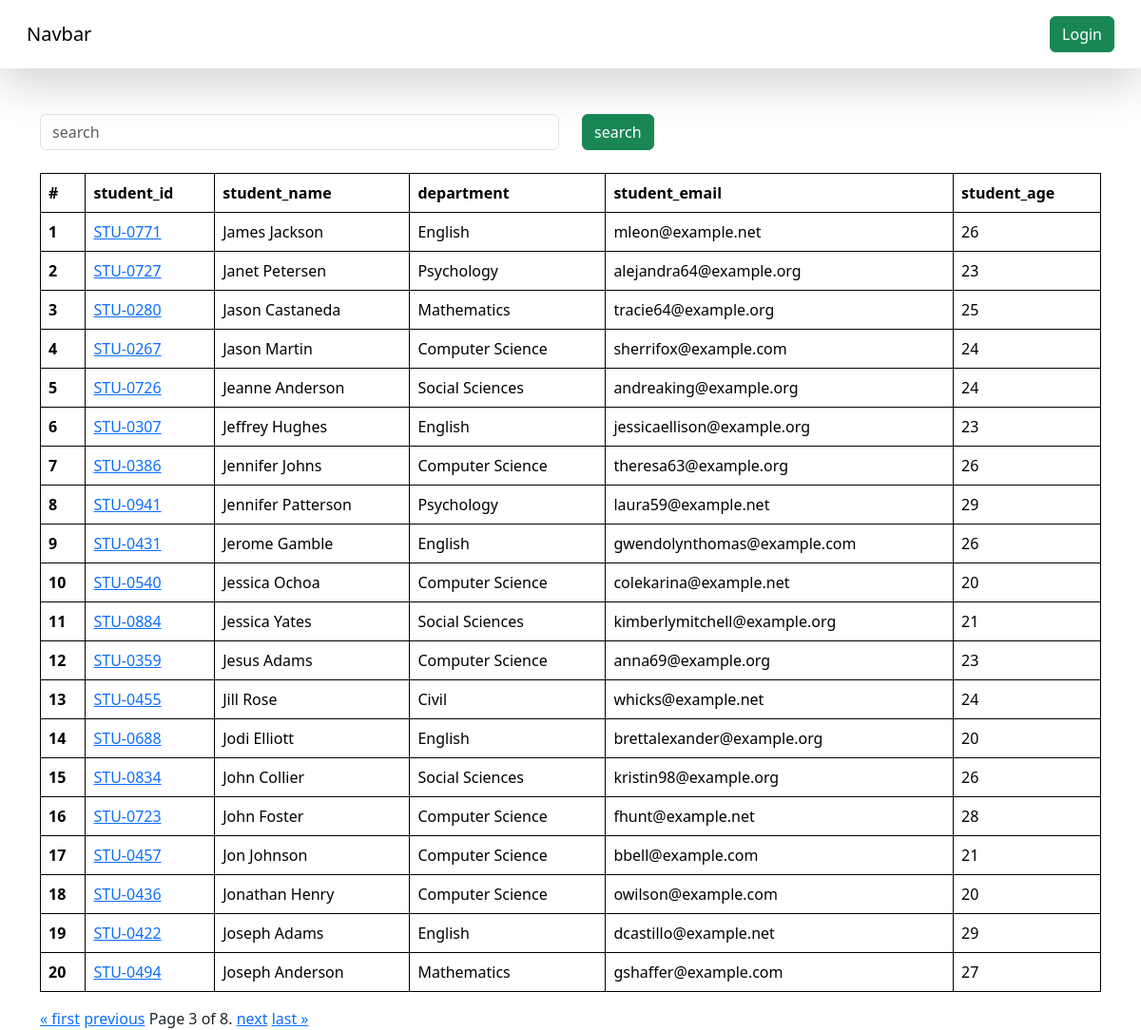
Screenshot of /students/?page=3 with the database file from the repository.
### vege/models.py (models this page shows, shortened)
class Student(models.Model):
    department = models.ForeignKey(Department, related_name='depart', on_delete=models.CASCADE)
    student_id = models.OneToOneField(StudentID, related_name='studentid', on_delete=models.CASCADE)
    student_name = models.CharField(max_length=100)
    student_email = models.EmailField(unique=True)
    student_age = models.IntegerField(default=18)
    student_address = models.TextField()
    is_deleted = models.BooleanField(default=False)
    objects = StudentManager()
    admin_objects = models.Manager()
    def __str__(self) -> str:
        return self.student_name
    class Meta:
        ordering = ['student_name']
        verbose_name = 'student'

class StudentID(models.Model):
    student_id = models.CharField(max_length=100)
    def __str__(self) -> str:
        return self.student_id

class Department(models.Model):
    department = models.CharField(max_length=100)
    class Meta:
        ordering = ['department']

### vege/views.py (the view, shortened to what this page needs)
# urls.py: path('students/', get_students , name="get_students"),
def get_students(request):
    queryset = Student.objects.all()
    paginator = Paginator(queryset, 20)
    page_number = request.GET.get("page", 1)
    page_obj = paginator.get_page(page_number)
    print(page_obj.object_list)
    return render(request, 'report/students.html', {'queryset':page_obj})

### vege/models.py (called while the page is built)
    def get_queryset(self):
        return super().get_queryset().filter(is_deleted = False)

### vege/templates/report/students.html
{% extends "base.html" %}
{% block start %}
<div class="container mt-5">
  <form class="mb-4">
  <div class="row">
    <div class="col-md-6">
      <input class="form-control" name="search" placeholder="search">
    </div>
    <div class="col-md-6">
      <button class="btn btn-success">search</button>
    </div>
  </div>
</form>
    <table class="table striped">
        <thead>
          <tr>
            <th scope="col">#</th>
            <th scope="col">student_id</th>
            <th scope="col">student_name</th>
            <th scope="col">department</th>
            <th scope="col">student_email</th>
            <th scope="col">student_age</th>
          </tr>
        </thead>
        <tbody>
          {% for student in queryset %}
          <tr>
            <th scope="row">{{forloop.counter}}</th>
            <td>
              <a href="{% url 'see_marks' student.student_id %}">
              {{student.student_id}}
            </a>
            </td>
            <td>{{student.student_name}}</td>
            <td>{{student.department.department}}</td>
            <td>{{student.student_email}}</td>
            <td>{{student.student_age}}</td>
          </tr>
          {% endfor %}
        </tbody>
    </table>
    <div class="pagination">
      <span class="step-links">
          {% if queryset.has_previous %}
              <a href="?page=1">&laquo; first</a>
              <a href="?page={{ queryset.previous_page_number }}">previous</a>
          {% endif %}
          <span class="current">
              Page {{ queryset.number }} of {{ queryset.paginator.num_pages }}.
          </span>
          {% if queryset.has_next %}
              <a href="?page={{ queryset.next_page_number }}">next</a>
              <a href="?page={{ queryset.paginator.num_pages }}">last &raquo;</a>
          {% endif %}
      </span>
  </div>
</div>
{% endblock %}

### home/templates/base.html (style rules this page uses)
table , th , td { border: 1px solid black; }

### rows the page displays
Student: student_id "STU-0771", student_name "James Jackson", department.department "English", student_email "mleon@example.net", student_age "26"
Student: student_id "STU-0727", student_name "Janet Petersen", department.department "Psychology", student_email "alejandra64@example.org", student_age "23"
Student: student_id "STU-0280", student_name "Jason Castaneda", department.department "Mathematics", student_email "tracie64@example.org", student_age "25"
Student: student_id "STU-0267", student_name "Jason Martin", department.department "Computer Science", student_email "sherrifox@example.com", student_age "24"
Student: student_id "STU-0726", student_name "Jeanne Anderson", department.department "Social Sciences", student_email "andreaking@example.org", student_age "24"
Student: student_id "STU-0307", student_name "Jeffrey Hughes", department.department "English", student_email "jessicaellison@example.org", student_age "23"
Student: student_id "STU-0386", student_name "Jennifer Johns", department.department "Computer Science", student_email "theresa63@example.org", student_age "26"
Student: student_id "STU-0941", student_name "Jennifer Patterson", department.department "Psychology", student_email "laura59@example.net", student_age "29"
Student: student_id "STU-0431", student_name "Jerome Gamble", department.department "English", student_email "gwendolynthomas@example.com", student_age "26"
Student: student_id "STU-0540", student_name "Jessica Ochoa", department.department "Computer Science", student_email "colekarina@example.net", student_age "20"
Student: student_id "STU-0884", student_name "Jessica Yates", department.department "Social Sciences", student_email "kimberlymitchell@example.org", student_age "21"
Student: student_id "STU-0359", student_name "Jesus Adams", department.department "Computer Science", student_email "anna69@example.org", student_age "23"
Student: student_id "STU-0455", student_name "Jill Rose", department.department "Civil", student_email "whicks@example.net", student_age "24"
Student: student_id "STU-0688", student_name "Jodi Elliott", department.department "English", student_email "brettalexander@example.org", student_age "20"
Student: student_id "STU-0834", student_name "John Collier", department.department "Social Sciences", student_email "kristin98@example.org", student_age "26"
Student: student_id "STU-0723", student_name "John Foster", department.department "Computer Science", student_email "fhunt@example.net", student_age "28"
Student: student_id "STU-0457", student_name "Jon Johnson", department.department "Computer Science", student_email "bbell@example.com", student_age "21"
Student: student_id "STU-0436", student_name "Jonathan Henry", department.department "Computer Science", student_email "owilson@example.com", student_age "20"
Student: student_id "STU-0422", student_name "Joseph Adams", department.department "English", student_email "dcastillo@example.net", student_age "29"
Student: student_id "STU-0494", student_name "Joseph Anderson", department.department "Mathematics", student_email "gshaffer@example.com", student_age "27"

### other values shown
{{ queryset.number }} "3"
{{ queryset.paginator.num_pages }} "8"
